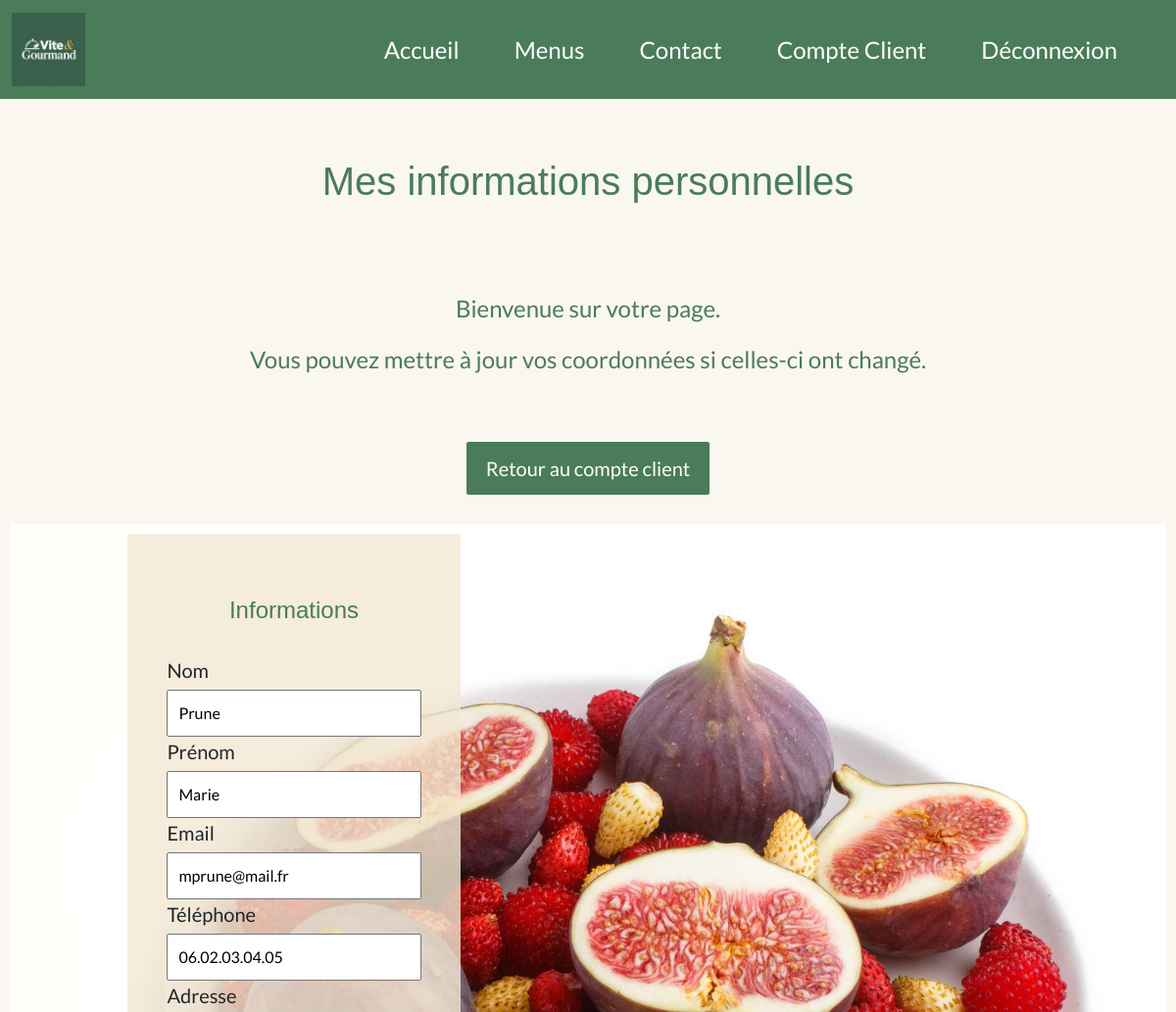
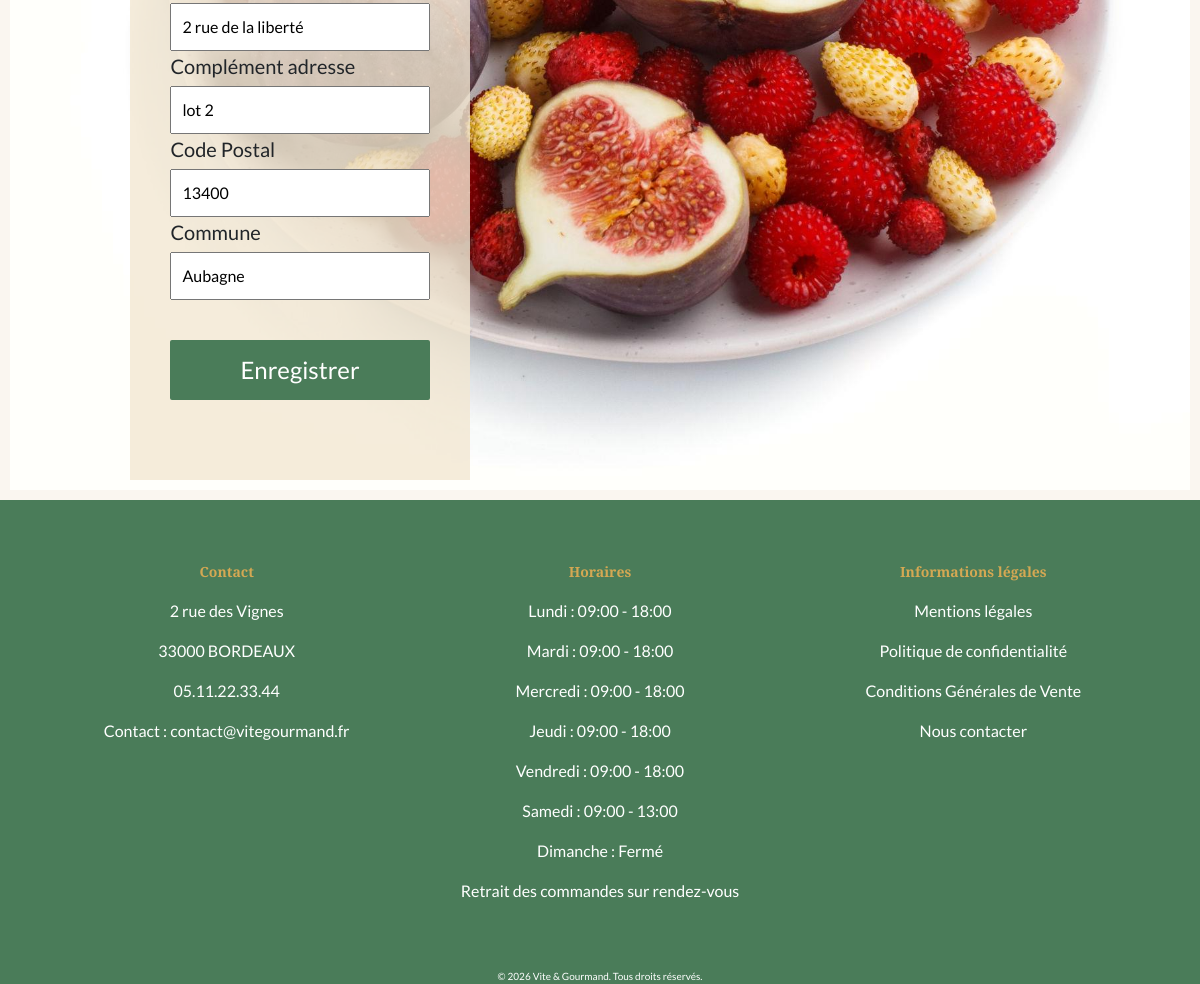
Screenshot of /?page=infos_personnelles (signed in) with the database file from the repository (2 pictures, top to bottom).
### tables this page shows
CREATE TABLE IF NOT EXISTS comptes 
(
id INT NOT NULL PRIMARY KEY AUTO_INCREMENT,
email VARCHAR (250) UNIQUE NOT NULL,
mot_de_passe_hash VARCHAR (250) NOT NULL,
nom VARCHAR (250) NOT NULL,
prenom VARCHAR (250) NOT NULL,
telephone VARCHAR (20),
adresse VARCHAR (250),
complement_adresse VARCHAR(250),
code_postal VARCHAR (20),
commune VARCHAR(250),
role VARCHAR (50) DEFAULT 'utilisateur',
actif BOOLEAN DEFAULT 1,
date_creation DATETIME DEFAULT CURRENT_TIMESTAMP
);

CREATE TABLE IF NOT EXISTS horaires 
(
id INT NOT NULL PRIMARY KEY AUTO_INCREMENT,
jour VARCHAR (15) NOT NULL,
heureDebut TIME  NULL,
heureFin TIME  NULL,
ouvert BOOLEAN DEFAULT 1
);

### src/Controller/AuthController.php (called while the page is built, shortened)
<?php
class AuthController
{
    private CompteRepository $compteRepository;
    public function __construct(CompteRepository $compteRepository, MailService $mailService)
    {
        $this->compteRepository = $compteRepository;
    }
    public function showInfospersonal(): void
    {
        $infoPersonal = $this->compteRepository->findById($_SESSION['user_id']);
        require __DIR__ . '/../../templates/client/infos_personnelles.php';
    }
}

### src/Repository/CompteRepository.php (called while the page is built, shortened)
<?php
class CompteRepository
{
    private Database $database;
    public function __construct(Database $database)
    {
        $this->database = $database;
    }
        public function findById(int $id) : ?array
    {
        $pdo = $this->database->getConnection();
        $stmt = $pdo->prepare("SELECT id, nom, prenom, email, telephone, adresse, complement_adresse, code_postal, commune  FROM comptes WHERE id = :id;");
        $stmt->execute(
            [
            ':id' => $id
            ]
        );
        $result = $stmt->fetch(PDO::FETCH_ASSOC);
        return $result ?: null;
    }
}

### src/Repository/HoraireRepository.php (called while the page is built, shortened)
<?php
class HoraireRepository
{
    private Database $database;
    public function __construct(Database $database)
    {
        $this->database = $database;
    }
    public function findAll(): array {
        $pdo = $this->database->getConnection();
        $horaires = $pdo->prepare("SELECT id, jour, heureDebut, heureFin, ouvert FROM horaires ORDER BY id;
        ");
        $horaires->execute();
        $result = $horaires->fetchAll(PDO::FETCH_ASSOC);
        return $result;
    }
}

### templates/client/infos_personnelles.php (the view, shortened to what this page needs)
<?php
require __DIR__ . '/../partials/head.php';
?>
<body>
<?php
require __DIR__ . '/../partials/header.php';
?>
<main>
<div class="title-inscription">
    <h1>Mes informations personnelles</h1>
</div>
<div class="inscription-text">
    <p>Bienvenue sur votre page.</p>
    <p>Vous pouvez mettre à jour vos coordonnées si celles-ci ont changé.</p>
</div>
        <div class="bouton-accessInfo">
                <a class="btn-access" href="/?page=compte_client">Retour au compte client</a>
        </div>
<section class="container-fluid inscription-section">
    <div class="row row-cols-1 row-cols-lg-2">
        <div class="col inscription-form">
        <form action="" method="POST">
            <fieldset class="inscription">
                <legend class="inscription-title">Informations</legend>
            <div>
                <label for="NameInput">Nom</label>
                <input id="NameInput" name="name" type="text" value="<?= htmlspecialchars($infoPersonal['nom'] ?? "") ?>" required>
            </div>
            <div>
                <label for="FirstnameInput">Prénom</label>
                <input id="FirstnameInput" name="firstname" type="text" value="<?= htmlspecialchars($infoPersonal['prenom'] ?? "") ?>" required>
            </div>
             <div>
                <label for="EmailInput">Email</label>
                <input id="EmailInput" name="email" type="email" value="<?= htmlspecialchars($infoPersonal['email'] ?? "") ?>" required>
            </div>
             <div>
                <label for="PhoneInput">Téléphone</label>
                <input id="PhoneInput" name="phone" type="tel" value="<?= htmlspecialchars($infoPersonal['telephone'] ?? "") ?>" required>
            </div>
            <div>
                <label for="AdressInput">Adresse</label>
                <input id="AdressInput" name="adress" type="text" value="<?= htmlspecialchars($infoPersonal['adresse'] ?? "") ?>" required>
            </div>
             <div>
                <label for="AdressAptInput">Complément adresse</label>
                <input id="AdressAptInput" name="adressAptInput" type="text" value="<?= htmlspecialchars($infoPersonal['complement_adresse'] ?? "") ?>">
            </div>
             <div>
                <label for="PostalCode">Code Postal</label>
                <input id="PostalCode" name="postalCode" type="number" value="<?= htmlspecialchars($infoPersonal['code_postal'] ?? "") ?>" required>
            </div>
            <div>
                <label for="CityInput">Commune</label>
                <input id="CityInput" name="city" type="text" value="<?= htmlspecialchars($infoPersonal['commune'] ?? "") ?>" required>
            </div>
            <div class="bouton-valider">
                <button class="btn-valider" type="submit">Enregistrer</button>
            </div>
            </fieldset>
        </form>
        </div>
        <div class="col inscription-img">
            <img src="/images/figues Infos Personnelles.jpg" alt="Image d'une assiette de figues" >
        </div>
    </div>
</section>
</main>
<?php
    require __DIR__ . '/../partials/footer.php';
?>
</body>
</html>

### templates/partials/footer.php (shortened to what this page needs)
<?php
$data = new Database();
$horaireRepo = new HoraireRepository($data);
$horaires = $horaireRepo->findAll();
?>
<footer class="footer">
    <div class="row row-cols-3 row-cols-md-3 g-4 mon-footer">
        <div class="col">
            <h3 class="footer-title">Contact</h3>
            <div class="footer-inner">
                <p>2 rue des Vignes</p>
                <p>33000 BORDEAUX</p>
                <p>05.11.22.33.44</p>
                <p>Contact : contact@vitegourmand.fr</p>
            </div>
        </div>
        <div class="col">
            <h3 class="footer-title">Horaires</h3>
            <div class="footer-inner">
                <?php foreach ($horaires as $horaire): ?>
                    <?php if($horaire['ouvert'] !== 0) : ?>
                    <p><?= htmlspecialchars($horaire['jour']) . ' : ' . htmlspecialchars(substr($horaire['heureDebut'],0,5)) . ' - ' . htmlspecialchars(substr($horaire['heureFin'],0,5))?></p>
                    <?php else :?>
                    <p><?= htmlspecialchars($horaire['jour']) . ' : ' . 'Fermé'?></p>
                    <?php endif ?>
                <?php endforeach ?>
                <p>Retrait des commandes sur rendez-vous</p>
            </div>
        </div>
        <div class="col">
            <h3 class="footer-title">Informations légales</h3>
            <div class="footer-inner">
                <p>Mentions légales</p>
                <p>Politique de confidentialité</p>
                <p>Conditions Générales de Vente</p>
                    <div class="contact">
                        <a class="contact-link" href="/?page=contact">Nous contacter</a>
                    </div>
            </div>
        </div>
    </div>
    <div class="copyright">
        © 2026 Vite & Gourmand. Tous droits réservés.
    </div>
</footer>

### public/css/style.css (style rules this page uses)
* { margin: 0; padding: 0; box-sizing: border-box; }
:root { --primary: #4A7C59; --secondary: #C4714A; --accent: #D4A853; --avis: rgb(243, 232, 210); --bg: #FAF6F0; --text: #2C2C2C; }
html { width: 100%; }
body { background-color: var(--bg); }
[class*="title"] { font-family: Playfair display, sans-serif; color: var(--primary); }
p { font-family: lato, sans-serif; }
body { font-family: lato, sans-serif; }
.footer { width: 100%; background-color: var(--primary); }
.mon-footer { display: flex; margin: auto; padding: 40px; }
.footer-title { color: var(--accent); font-size: 14px; font-weight: bold; display: flex; justify-content: center; }
.footer-inner { display: flex; flex-direction: column; align-items: center; padding: 10px; color: white; }
.contact-link { color: white; text-decoration: none; font-size: 16px; }
.copyright { display: flex; justify-content: center; font-size: 10px; color: white; }
.bouton-valider { display: flex; justify-content: center; }
.btn-valider { text-decoration: none; font-size: 24px; color: white; background: var(--primary); padding: 12px 70px; margin: 40px 0; border: none; border-radius: 2px; }
.title-inscription { display: flex; justify-content: center; margin: 40px; padding: 20px; }
.inscription-title { display: flex; justify-content: center; padding: 20px; }
.inscription-text { display: flex; flex-direction: column; align-items: center; margin: 10px; padding: 20px; font-size: 24px; color: var(--primary); }
.inscription-form { position: relative; z-index: 2; padding:20px; display: flex; flex-direction: column; align-items: center; justify-content: center; gap: 15px; }
.inscription { background-color: rgba(243, 232, 210, 0.8); padding: 40px; }
.inscription-form div label { display: block; width: 100%; font-size: 20px; margin-bottom: 5px; }
.inscription-form div input { display: block; padding: 10px; width: 100%; padding: 10px; }
.inscription-section { position: relative; z-index: 2; }
.inscription-img { padding: 10px; display: flex; justify-content: center; align-items: center; }
.inscription-img img { position: absolute; z-index: 1; padding: 10px; top: 0; left: 0; height: 100%; width: 100%; object-fit: cover; }
.btn-access { text-decoration: none; font-size: 20px; color: white; background: var(--primary); padding: 12px 20px; margin: 20px; border: none; border-radius: 2px; }
.bouton-accessInfo { position: relative; z-index: 2; display: flex; justify-content: center; }

### rows the page displays
comptes: name "Prune", firstname "Marie", email "mprune@mail.fr", phone "06.02.03.04.05", adress "2 rue de la liberté", adressAptInput "lot 2", postalCode "13400", city "Aubagne"
horaires: jour "Lundi", heureDebut "09:00", heureFin "18:00"
horaires: jour "Mardi", heureDebut "09:00", heureFin "18:00"
horaires: jour "Mercredi", heureDebut "09:00", heureFin "18:00"
horaires: jour "Jeudi", heureDebut "09:00", heureFin "18:00"
horaires: jour "Vendredi", heureDebut "09:00", heureFin "18:00"
horaires: jour "Samedi", heureDebut "09:00", heureFin "13:00"
horaires: jour "Dimanche"
